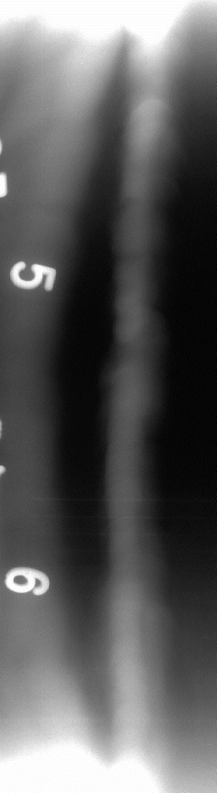
#> input picture house/11/5-6.jpg, 433 x 1585 px, found by its file name (shown at 1/2 size)
$ python tc2.py
#> lines starting #> are read from the running program, lines starting #| are printed output that depends on the picture; after the words box and inside, x2 and y2 are one past the last pixel; in counts of white or black regions, pixels touching at a corner belong together
# -*- coding: utf-8 -*-
"""
Created on Fri Sep 27 22:29:53 2019

@author: erio
"""

import numpy as np
import imutils
import cv2
import time

class Stitcher:
    def __init__(self):
        # determine if we are using OpenCV v3.X
        self.isv3 = imutils.is_cv3()

    def stitch(self, images, ratio=0.75, reprojThresh=4.0,
        showMatches=False):
        # unpack the images, then detect keypoints and extract
        # local invariant descriptors from them

        (imageB, imageA) = images
        start = time.time()
        (kpsA, featuresA) = self.detectAndDescribe(imageA)
        end = time.time()
        print('%.5f s' %(end-start))

        (kpsB, featuresB) = self.detectAndDescribe(imageB)

        # match features between the two images
        start = time.time()
        M = self.matchKeypoints(kpsA, kpsB,
            featuresA, featuresB, ratio, reprojThresh)
        end = time.time()
        print('%.5f s' %(end-start))


        # if the match is None, then there aren't enough matched
        # keypoints to create a panorama
        if M is None:
            return None

        # otherwise, apply a perspective warp to stitch the images
        # together
        (matches, H, status) = M
        start = time.time()
        # result = cv2.warpPerspective(imageA, H,(imageA.shape[1] + imageB.shape[1], imageA.shape[0]))
        result = np.concatenate((imageB, imageA),axis=1)
        result[0:imageB.shape[0], 0:imageB.shape[1]] = imageB
        end = time.time()
        print('%.5f s' %(end-start))


        # check to see if the keypoint matches should be visualized
        if showMatches:
            start = time.time()
            vis = self.drawMatches(imageA, imageB, kpsA, kpsB, matches,
                status)
            end = time.time()
            print('%.5f s' %(end-start))
            # return a tuple of the stitched image and the
            # visualization
            return (result, vis)

        # return the stitched image
        return result

    #接收照片，检测关键点和提取局部不变特征
    #用到了高斯差分（Difference of Gaussian (DoG)）关键点检测，和SIFT特征提取
    #detectAndCompute方法用来处理提取关键点和特征
    #返回一系列的关键点
    def detectAndDescribe(self, image):
        # convert the image to grayscale
        gray = cv2.cvtColor(image, cv2.COLOR_BGR2GRAY)

        # check to see if we are using OpenCV 3.X
        if self.isv3:
            # detect and extract features from the image
            descriptor = cv2.xfeatures2d.SIFT_create()
            (kps, features) = descriptor.detectAndCompute(image, None)

        # otherwise, we are using OpenCV 2.4.X
        else:
            # detect keypoints in the image
            detector = cv2.FeatureDetector_create("SIFT")
            kps = detector.detect(gray)

            # extract features from the image
            extractor = cv2.DescriptorExtractor_create("SIFT")
            (kps, features) = extractor.compute(gray, kps)

        # convert the keypoints from KeyPoint objects to NumPy
        # arrays
        kps = np.float32([kp.pt for kp in kps])

        # return a tuple of keypoints and features
        return (kps, features)
    #matchKeypoints方法需要四个参数，第一张图片的关键点和特征向量，第二张图片的关键点特征向量。
    #David Lowe’s ratio测试变量和RANSAC重投影门限也应该被提供。
    def matchKeypoints(self, kpsA, kpsB, featuresA, featuresB,
        ratio, reprojThresh):
        # compute the raw matches and initialize the list of actual
        # matches
        # matcher = cv2.DescriptorMatcher_create("BruteForce")
        matcher = cv2.BFMatcher()
        rawMatches = matcher.knnMatch(featuresA, featuresB, 2)
        matches = []

        # loop over the raw matches
        for m in rawMatches:
            # ensure the distance is within a certain ratio of each
            # other (i.e. Lowe's ratio test)
            if len(m) == 2 and m[0].distance < m[1].distance * ratio:
                matches.append((m[0].trainIdx, m[0].queryIdx))

        # computing a homography requires at least 4 matches
        if len(matches) > 4:
            # construct the two sets of points
            ptsA = np.float32([kpsA[i] for (_, i) in matches])
            ptsB = np.float32([kpsB[i] for (i, _) in matches])

            # compute the homography between the two sets of points
            (H, status) = cv2.findHomography(ptsA, ptsB, cv2.RANSAC,
                reprojThresh)

            # return the matches along with the homograpy matrix
            # and status of each matched point
            return (matches, H, status)

        # otherwise, no homograpy could be computed
        return None
    #连线画出两幅图的匹配
    def drawMatches(self, imageA, imageB, kpsA, kpsB, matches, status):
        # initialize the output visualization image
        (hA, wA) = imageA.shape[:2]
        (hB, wB) = imageB.shape[:2]
        vis = np.zeros((max(hA, hB), wA + wB, 3), dtype="uint8")
        vis[0:hA, 0:wA] = imageA
        vis[0:hB, wA:] = imageB

        # loop over the matches
        for ((trainIdx, queryIdx), s) in zip(matches, status):
            # only process the match if the keypoint was successfully
            # matched
            if s == 1:
                # draw the match
                ptA = (int(kpsA[queryIdx][0]), int(kpsA[queryIdx][1]))
                ptB = (int(kpsB[trainIdx][0]) + wA, int(kpsB[trainIdx][1]))
                cv2.line(vis, ptA, ptB, (0, 255, 0), 1)

        # return the visualization
        return vis


def preFix(img1,img2):
    ishape1 = img1.shape
    ishape2 = img2.shape

    x1 ,y1 = ishape1[0],ishape1[1]
    x2 ,y2 = ishape2[0],ishape2[1]


    fixX = min(x1,x2)
    fixY = min(y1,y2)

    img1 = img1[0:fixX,0:fixY]
    img2 = img2[0:fixX,0:fixY]

    return img1,img2


if __name__ == '__main__':
# load the two images and resize them to have a width of 400 pixels
# (for faster processing)
    imageA = cv2.imread('D:\\homework\\homework\\house\\11\\5-6.jpg')
#> imageA is the input picture: shape (1585, 433, 3); min 0, max 255, mean 92.9
    imageB = cv2.imread('D:\\homework\\homework\\house\\11\\6-1.jpg')
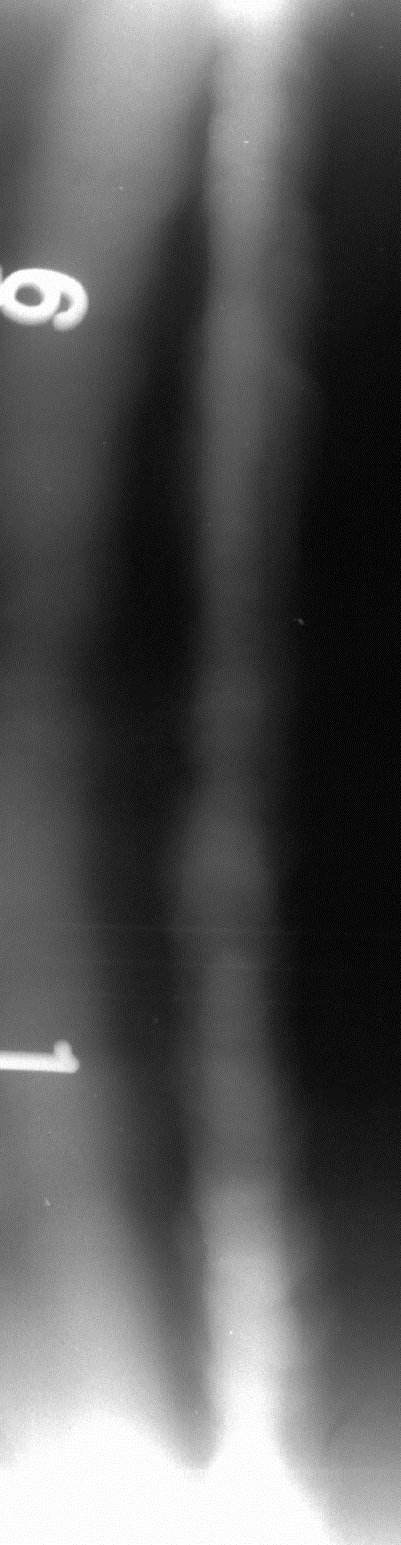
#> input picture house/11/6-1.jpg, 401 x 1545 px, found by its file name
#> imageB is the input picture: shape (1545, 401, 3); min 0, max 255, mean 87.9
    #imageA = imutils.resize(imageA, width=400)
    #imageB = imutils.resize(imageB, width=400)
    # stitch the images together to create a panorama
    # showMatches=True 展示两幅图像特征的匹配,返回vis

    imageA,imageB = preFix(imageA,imageB)
#> in preFix, `img1 = img1[0:fixX,0:fixY]`:
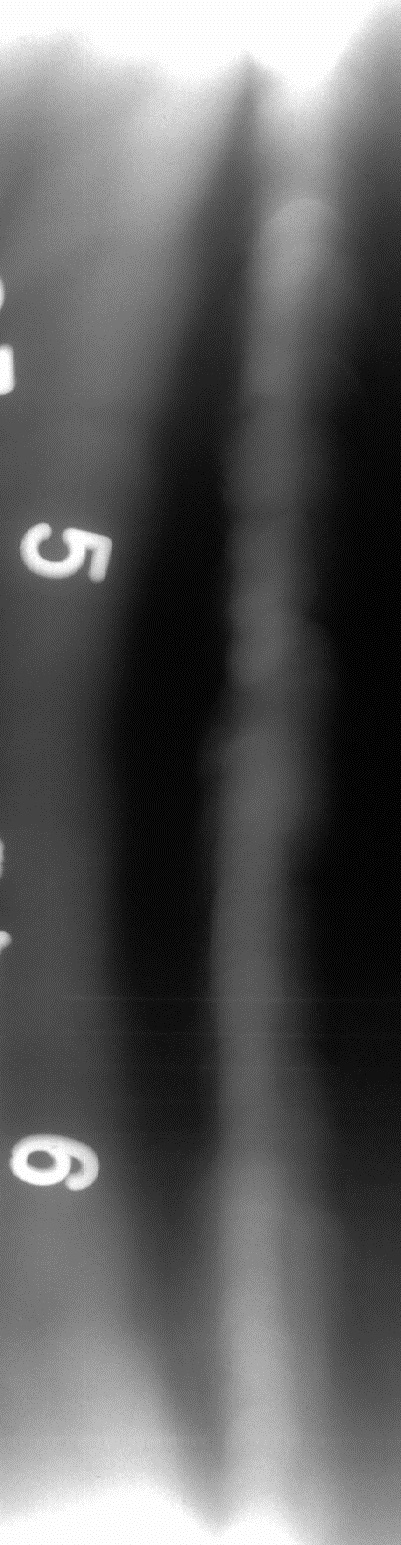
#> img1: shape (1545, 401, 3); min 0, max 255, mean 92.7

    print(imageA.shape)
#| (1545, 401, 3)
    print(imageB.shape)
#| (1545, 401, 3)


    start = time.time()
    stitcher = Stitcher()
    (result, vis) = stitcher.stitch([imageA, imageB], showMatches=True)
#> in detectAndDescribe, `kps = detector.detect(gray)`: kps = 22 keypoints; strongest (x, y, size): (28, 295, 13.7), (55, 296, 46.6), (61, 1061, 20.1), (64, 304, 9.1)
#> in detectAndDescribe, `kps = np.float32([kp.pt for kp in kps])`: kps = 22 rows, first 8: [6.02, 273.8], [21.94, 276.8], [27.91, 295.3], [27.91, 295.3], [45.22, 1047.1], [46, 327.9], [47.36, 1202.9], [54.86, 295.9]
#> in stitch, `(kpsA, featuresA) = self.detectAndDescribe(imageA)`: kpsA has the same summary as kps in detectAndDescribe
#> in detectAndDescribe (call 2), `kps = detector.detect(gray)`: kps = 27 keypoints; strongest (x, y, size): (40, 1160, 13.1), (87, 550, 34.1), (37, 533, 13.7), (53, 549, 15.8)
#> in stitch, `(kpsB, featuresB) = self.detectAndDescribe(imageB)`: kpsB = 27 pairs, first value 7.38 to 296.3, second value 168.6 to 1420.8
#> in matchKeypoints, `rawMatches = matcher.knnMatch(featuresA, featuresB, 2)`: rawMatches = 22 matches
#> the loop in matchKeypoints, `for m in rawMatches: # ensure the distance is within a certain ratio o..` made 22 passes
#> after the loop in matchKeypoints, `for m in rawMatches:`: matches = [(5, 2), (9, 5), (12, 7), (13, 8), (10, 10), (18, 14), (23, 15), (23, 16), (21, 17)]
#> in matchKeypoints, `ptsA = np.float32([kpsA[i] for (_, i) in matches])`: ptsA = [[27.91, 295.3], [46, 327.9], [54.86, 295.9], [54.86, 295.9], [64.37, 303.5], [133.5, 802], [224.8, 860.2], [232.8, 702.6], [236.3, 1087.5]]
#> in matchKeypoints, `ptsB = np.float32([kpsB[i] for (i, _) in matches])`: ptsB = [[40.22, 1160.2], [60.04, 1187.6], [86.94, 549.7], [86.94, 549.7], [75.67, 1166], [162.7, 1125.5], [262.6, 793.7], [262.6, 793.7], [260.3, 1218.5]]
#> in matchKeypoints, `(H, status) = cv2.findHomography(ptsA, ptsB, cv2.RANSAC, reprojThresh)`: H = [[2.33, -0.191, 20.97], [1.63, 1.04, 186.7], [0.00473, -0.000658, 1]]; status = [0, 0, 1, 1, 0, 1, 0, 1, 1]
#> in stitch, `M = self.matchKeypoints(kpsA, kpsB, featuresA, featuresB, ratio, repro..`: M = ([(5, 2), (9, 5), (12, 7), (13, 8), (10, 10), (18, 14), (23, 15), (23, 16), (21, 17)], [[2.33, -0.191, 20.97], [1.63, 1.04, 186.7], [0.00473, -0.000658, 1]], [0, 0, 1, 1, 0, 1, 0, 1, 1])
#> in stitch, `(matches, H, status) = M`: status = [0, 0, 1, 1, 0, 1, 0, 1, 1]
#> in stitch, `result = np.concatenate((imageB, imageA),axis=1)`:
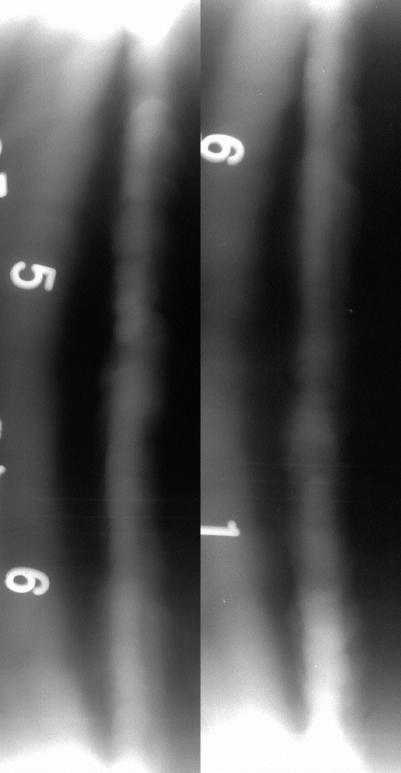
#> result: shape (1545, 802, 3) (shown at 1/2 size); min 0, max 255, mean 90.3
#> in drawMatches, `vis[0:hA, 0:wA] = imageA`:
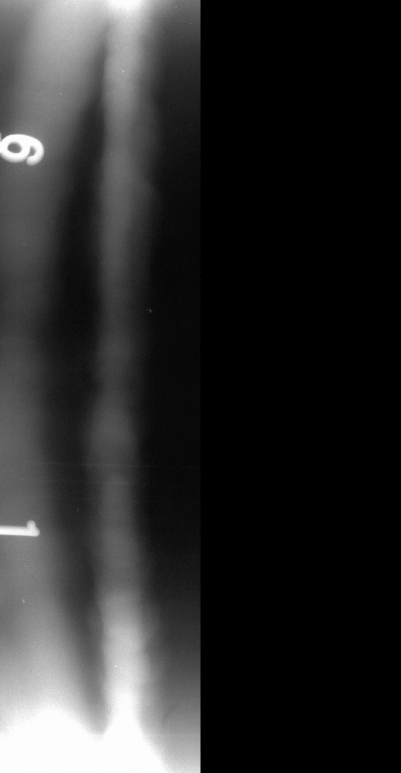
#> vis: shape (1545, 802, 3) (shown at 1/2 size); min 0, max 255, mean 44
#> in drawMatches, `vis[0:hB, wA:] = imageB`:
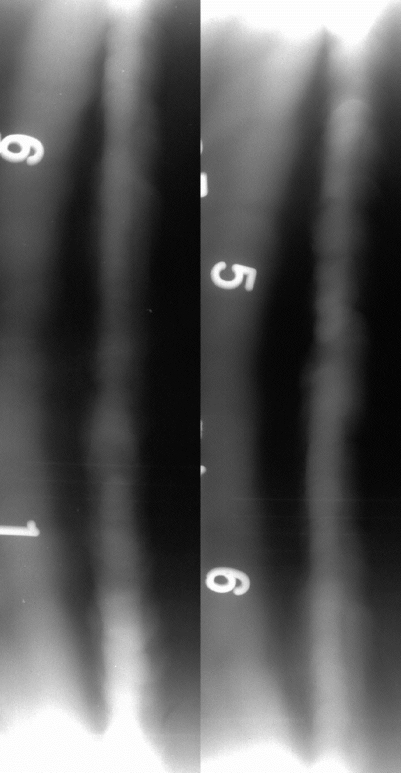
#> vis: shape (1545, 802, 3) (shown at 1/2 size); min 0, max 255, mean 90.3
#> the loop in drawMatches, `for ((trainIdx, queryIdx), s) in zip(matches, status):` made 9 passes
#> (trainIdx, queryIdx, s, ptA, ptB) on passes 3, 4, 6, 8, 9: (12, 7, [1], (54, 295), (487, 549)), (13, 8, [1], (54, 295), (487, 549)), (18, 14, [1], (133, 801), (563, 1125)), (23, 16, [1], (232, 702), (663, 793)), (21, 17, [1], (236, 1087), (661, 1218))
#> (trainIdx, queryIdx, s) on passes 1, 2, 5, 7: (5, 2, [0]), (9, 5, [0]), (10, 10, [0]), (23, 15, [0])
#> after the loop in drawMatches, `for ((trainIdx, queryIdx), s) in zip(matches, status):`:
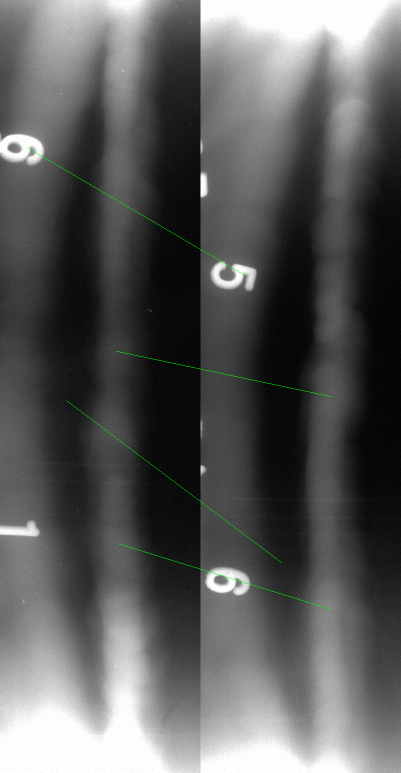
#> vis: shape (1545, 802, 3) (shown at 1/2 size); 0.14% of pixels changed, all inside (x1, y1, x2, y2) = (54, 295, 664, 1219); drawn as B, G, R
# show the images
    end = time.time()
    print('%.5f s' %(end-start))
    cv2.imwrite('D:\\homework\\homework\\house\\11\\img5.jpg', vis)
    cv2.imwrite('D:\\homework\\homework\\house\\11\\result.jpg', result)
